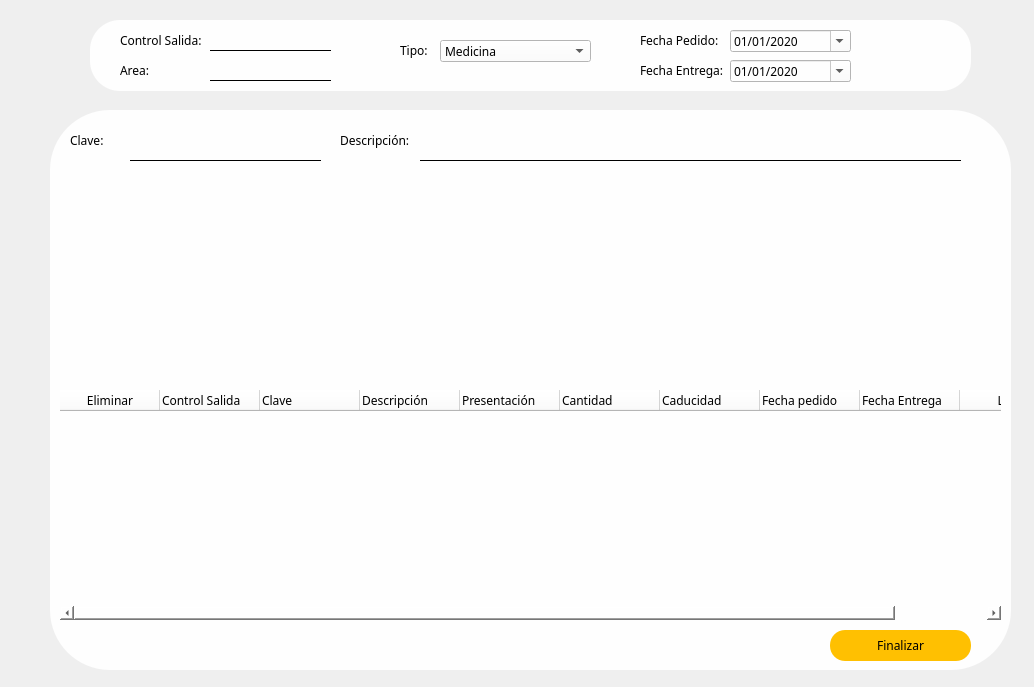
<?xml version="1.0" encoding="UTF-8"?>
<ui version="4.0">
 <class>InterFazSalida</class>
 <widget class="QWidget" name="InterFazSalida">
  <property name="geometry">
   <rect>
    <x>0</x>
    <y>0</y>
    <width>1034</width>
    <height>687</height>
   </rect>
  </property>
  <property name="windowTitle">
   <string>Salidas</string>
  </property>
  <property name="windowIcon">
   <iconset>
    <normaloff>../imagenes/medicina.png</normaloff>../imagenes/medicina.png</iconset>
  </property>
  <property name="styleSheet">
   <string notr="true">*{
font-family:century gothic;
font-size: 12px;
}
#Frame2{
border-radius:30;
}
QLineEdit{
	border:none;
	border-bottom: 1px solid black;
}
QFrame{
border-radius: 60px;
 background:#fefefe;
}
QLabel{
	background:transparent;
}
QCalendarWidget QAbstractItemView
{ 
selection-background-color: #042944; 
selection-color: white;
selection-border:10px solid red;

}
QCalendarWidget QWidget 
{
  color:grey;
}
QCalendarWidget QTableView{
border-width:0px;
background-color:lightgrey;
}

QPushButton:hover{
background:#dea806;
}</string>
  </property>
  <widget class="QFrame" name="frame_2">
   <property name="geometry">
    <rect>
     <x>50</x>
     <y>110</y>
     <width>961</width>
     <height>560</height>
    </rect>
   </property>
   <property name="styleSheet">
    <string notr="true">
 background:#fefefe;

</string>
   </property>
   <property name="frameShape">
    <enum>QFrame::StyledPanel</enum>
   </property>
   <property name="frameShadow">
    <enum>QFrame::Raised</enum>
   </property>
   <widget class="QLabel" name="label_8">
    <property name="geometry">
     <rect>
      <x>20</x>
      <y>20</y>
      <width>81</width>
      <height>21</height>
     </rect>
    </property>
    <property name="text">
     <string>Clave:</string>
    </property>
   </widget>
   <widget class="QLineEdit" name="LineClaveSalida">
    <property name="geometry">
     <rect>
      <x>80</x>
      <y>20</y>
      <width>191</width>
      <height>31</height>
     </rect>
    </property>
   </widget>
   <widget class="QLabel" name="label_9">
    <property name="geometry">
     <rect>
      <x>290</x>
      <y>20</y>
      <width>91</width>
      <height>21</height>
     </rect>
    </property>
    <property name="text">
     <string>Descripción:</string>
    </property>
   </widget>
   <widget class="QPushButton" name="btnFinalizarSalida">
    <property name="geometry">
     <rect>
      <x>780</x>
      <y>520</y>
      <width>141</width>
      <height>31</height>
     </rect>
    </property>
    <property name="styleSheet">
     <string notr="true">QPushButton{
border-radius:15px;
background:#ffc001;

}
QPushButton:hover{
background:#dea806;
}
</string>
    </property>
    <property name="text">
     <string>Finalizar</string>
    </property>
   </widget>
   <widget class="QTableWidget" name="TableSalida">
    <property name="geometry">
     <rect>
      <x>10</x>
      <y>280</y>
      <width>941</width>
      <height>230</height>
     </rect>
    </property>
    <column>
     <property name="text">
      <string>Eliminar</string>
     </property>
     <property name="icon">
      <iconset>
       <normaloff>../imagenes/ic_delete_128_28267.png</normaloff>../imagenes/ic_delete_128_28267.png</iconset>
     </property>
    </column>
    <column>
     <property name="text">
      <string>Control Salida</string>
     </property>
     <property name="textAlignment">
      <set>AlignLeading|AlignTop</set>
     </property>
    </column>
    <column>
     <property name="text">
      <string>Clave</string>
     </property>
     <property name="textAlignment">
      <set>AlignLeading|AlignTop</set>
     </property>
    </column>
    <column>
     <property name="text">
      <string>Descripción</string>
     </property>
     <property name="textAlignment">
      <set>AlignLeading|AlignTop</set>
     </property>
    </column>
    <column>
     <property name="text">
      <string>Presentación</string>
     </property>
     <property name="textAlignment">
      <set>AlignLeading|AlignTop</set>
     </property>
    </column>
    <column>
     <property name="text">
      <string>Cantidad</string>
     </property>
     <property name="textAlignment">
      <set>AlignLeading|AlignTop</set>
     </property>
    </column>
    <column>
     <property name="text">
      <string>Caducidad</string>
     </property>
     <property name="textAlignment">
      <set>AlignLeading|AlignTop</set>
     </property>
    </column>
    <column>
     <property name="text">
      <string>Fecha pedido</string>
     </property>
     <property name="textAlignment">
      <set>AlignLeading|AlignTop</set>
     </property>
    </column>
    <column>
     <property name="text">
      <string>Fecha Entrega</string>
     </property>
     <property name="textAlignment">
      <set>AlignLeading|AlignTop</set>
     </property>
    </column>
    <column>
     <property name="text">
      <string>Lote</string>
     </property>
    </column>
   </widget>
   <widget class="QTableView" name="tableViewSalida">
    <property name="geometry">
     <rect>
      <x>10</x>
      <y>70</y>
      <width>941</width>
      <height>200</height>
     </rect>
    </property>
    <property name="editTriggers">
     <set>QAbstractItemView::NoEditTriggers</set>
    </property>
   </widget>
   <widget class="QLineEdit" name="LineDescripSalida">
    <property name="geometry">
     <rect>
      <x>370</x>
      <y>20</y>
      <width>541</width>
      <height>31</height>
     </rect>
    </property>
   </widget>
  </widget>
  <widget class="QFrame" name="Frame2">
   <property name="geometry">
    <rect>
     <x>90</x>
     <y>20</y>
     <width>881</width>
     <height>71</height>
    </rect>
   </property>
   <property name="styleSheet">
    <string notr="true">
 background:#fefefe;

</string>
   </property>
   <property name="frameShape">
    <enum>QFrame::StyledPanel</enum>
   </property>
   <property name="frameShadow">
    <enum>QFrame::Raised</enum>
   </property>
   <widget class="QLabel" name="label_16">
    <property name="geometry">
     <rect>
      <x>30</x>
      <y>10</y>
      <width>91</width>
      <height>20</height>
     </rect>
    </property>
    <property name="text">
     <string>Control Salida:</string>
    </property>
   </widget>
   <widget class="QLabel" name="label_17">
    <property name="geometry">
     <rect>
      <x>550</x>
      <y>10</y>
      <width>91</width>
      <height>21</height>
     </rect>
    </property>
    <property name="text">
     <string>Fecha Pedido:</string>
    </property>
   </widget>
   <widget class="QLineEdit" name="LineControlSalida">
    <property name="geometry">
     <rect>
      <x>120</x>
      <y>10</y>
      <width>121</width>
      <height>21</height>
     </rect>
    </property>
   </widget>
   <widget class="QDateEdit" name="DateFechaPSalida">
    <property name="geometry">
     <rect>
      <x>640</x>
      <y>10</y>
      <width>121</width>
      <height>22</height>
     </rect>
    </property>
    <property name="accelerated">
     <bool>false</bool>
    </property>
    <property name="showGroupSeparator" stdset="0">
     <bool>false</bool>
    </property>
    <property name="displayFormat">
     <string>dd/MM/yyyy</string>
    </property>
    <property name="calendarPopup">
     <bool>true</bool>
    </property>
    <property name="timeSpec">
     <enum>Qt::UTC</enum>
    </property>
    <property name="date">
     <date>
      <year>2020</year>
      <month>1</month>
      <day>1</day>
     </date>
    </property>
   </widget>
   <widget class="QLabel" name="label_18">
    <property name="geometry">
     <rect>
      <x>30</x>
      <y>40</y>
      <width>41</width>
      <height>20</height>
     </rect>
    </property>
    <property name="text">
     <string>Area:</string>
    </property>
   </widget>
   <widget class="QLineEdit" name="LineAreaSalida">
    <property name="geometry">
     <rect>
      <x>120</x>
      <y>40</y>
      <width>121</width>
      <height>21</height>
     </rect>
    </property>
   </widget>
   <widget class="QLabel" name="label_19">
    <property name="geometry">
     <rect>
      <x>550</x>
      <y>40</y>
      <width>91</width>
      <height>21</height>
     </rect>
    </property>
    <property name="text">
     <string>Fecha Entrega:</string>
    </property>
   </widget>
   <widget class="QDateEdit" name="DateFechaESalida">
    <property name="geometry">
     <rect>
      <x>640</x>
      <y>40</y>
      <width>121</width>
      <height>22</height>
     </rect>
    </property>
    <property name="accelerated">
     <bool>false</bool>
    </property>
    <property name="showGroupSeparator" stdset="0">
     <bool>false</bool>
    </property>
    <property name="displayFormat">
     <string>dd/MM/yyyy</string>
    </property>
    <property name="calendarPopup">
     <bool>true</bool>
    </property>
    <property name="timeSpec">
     <enum>Qt::UTC</enum>
    </property>
    <property name="date">
     <date>
      <year>2020</year>
      <month>1</month>
      <day>1</day>
     </date>
    </property>
   </widget>
   <widget class="QComboBox" name="comboboxSalida">
    <property name="geometry">
     <rect>
      <x>350</x>
      <y>20</y>
      <width>151</width>
      <height>22</height>
     </rect>
    </property>
    <item>
     <property name="text">
      <string>Medicina</string>
     </property>
    </item>
    <item>
     <property name="text">
      <string>Material/Curacion</string>
     </property>
    </item>
   </widget>
   <widget class="QLabel" name="label_20">
    <property name="geometry">
     <rect>
      <x>310</x>
      <y>20</y>
      <width>31</width>
      <height>20</height>
     </rect>
    </property>
    <property name="text">
     <string>Tipo:</string>
    </property>
   </widget>
  </widget>
 </widget>
 <resources/>
 <connections/>
</ui>
